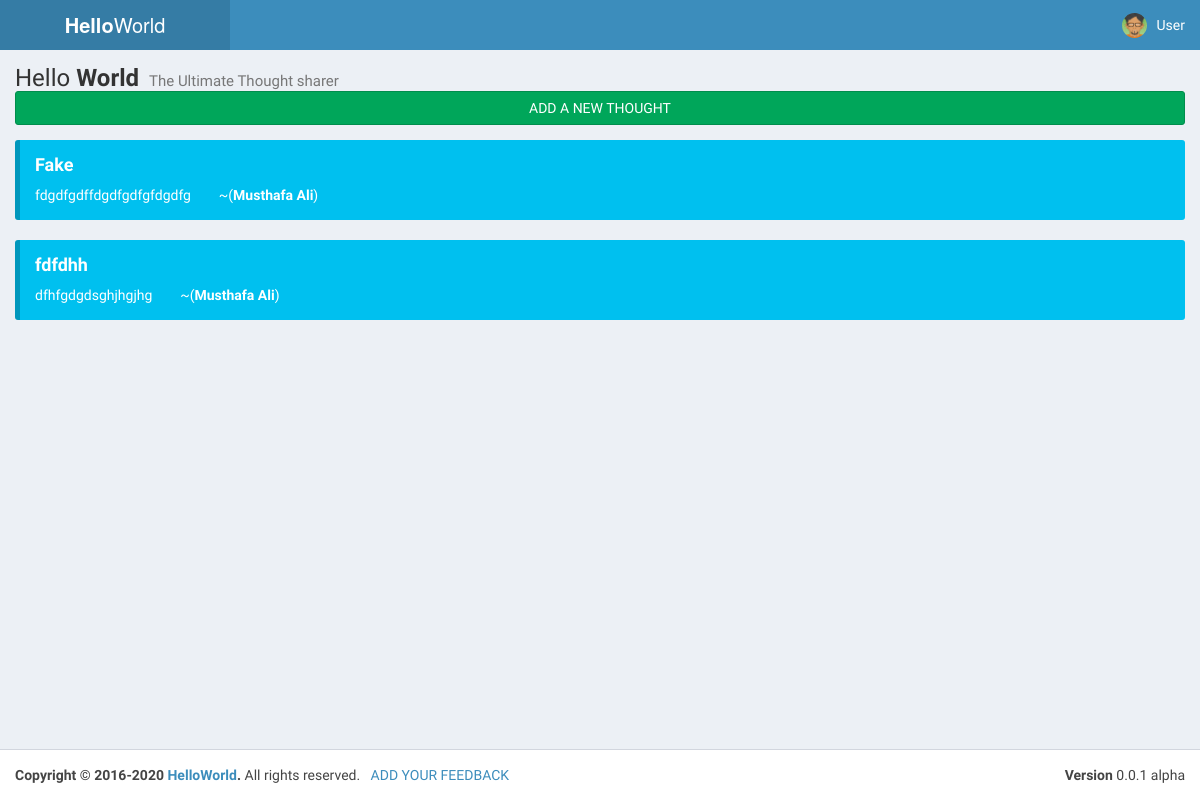
The app's page / (signed in) with its own data.
### tables this page shows
CREATE TABLE `thoughts` (
  `id` int(11) NOT NULL,
  `heading` varchar(45) NOT NULL,
  `text` text NOT NULL,
  KEY `fk_thoughts_1_idx` (`id`),
  CONSTRAINT `fk_thoughts_1` FOREIGN KEY (`id`) REFERENCES `registration` (`id`) ON DELETE NO ACTION ON UPDATE NO ACTION
);

CREATE TABLE `registration` (
  `id` int(11) NOT NULL AUTO_INCREMENT,
  `name` varchar(45) NOT NULL,
  `email` varchar(150) DEFAULT NULL,
  PRIMARY KEY (`id`),
  UNIQUE KEY `email_UNIQUE` (`email`)
);

### index.php (the view, shortened to what this page needs)
<?php
    $name = $_SESSION["name"];
    ?>
<!DOCTYPE html>
<html>
<head>
  <link rel="stylesheet" href="bootstrap/css/bootstrap.min.css">
  <link rel="stylesheet" href="https://cdnjs.cloudflare.com/ajax/libs/font-awesome/4.5.0/css/font-awesome.min.css">
  <link rel="stylesheet" href="https://cdnjs.cloudflare.com/ajax/libs/ionicons/2.0.1/css/ionicons.min.css">
  <link rel="stylesheet" href="dist/css/AdminLTE.min.css">
  <link rel="stylesheet" href="dist/css/skins/_all-skins.min.css">
</head>
<body class="hold-transition skin-blue layout-boxed sidebar-collapse">
<div class="wrapper">
  <header class="main-header">
    <a href="index2.html" class="logo">
      <span class="logo-lg"><b>Hello</b>World</span>
    </a>
    <nav class="navbar navbar-static-top">
      <div class="navbar-custom-menu">
        <ul class="nav navbar-nav">
          <li class="dropdown messages-menu">
          <li class="dropdown user user-menu">
            <a href="#" class="dropdown-toggle" data-toggle="dropdown">
              <img src="dist/img/avatar04.png" class="user-image" alt="User Image">
              <span class="hidden-xs"><?php echo $name; ?></span>
            </a>
          </li>
        </ul>
      </div>
    </nav>
  </header>
  <div class="content-wrapper">
    <section class="content-header">
      <h1>
          Hello <b>World</b>
        <small>The Ultimate Thought sharer</small>
      </h1>
      <a href="index2.php" class="btn btn-block btn-success">ADD A NEW THOUGHT</a>
    </section>
     <section class="content">
        <?php
            require 'connect.php';
            $sql = "SELECT thoughts.heading,thoughts.`text`,registration.`name` FROM foss_lab.thoughts INNER JOIN registration ON thoughts.id = registration.id ";
            $result = mysqli_query($conn, $sql);
            if (mysqli_num_rows($result) > 0) {
                while($row = mysqli_fetch_assoc($result)) {
                    echo '<div class="callout callout-info">';
                    echo '<h4>'.$row['heading'].'</h4>';
                    echo '<p>'.$row['text']; echo '&nbsp;&nbsp;&nbsp;&nbsp;&nbsp;&nbsp;&nbsp;&nbsp;~(<b>'.$row['name'].'</b>)</p></div>';
                }
            }
        ?>
    </section>
  </div>
  <footer class="main-footer">
    <div class="pull-right hidden-xs">
      <b>Version</b> 0.0.1 alpha
    </div>
    <strong>Copyright © 2016-2020 <a href="www.github.com/codali">HelloWorld</a>.</strong> All rights
    reserved.&nbsp;&nbsp;&nbsp;<a href="feed.php">ADD YOUR FEEDBACK</a>
  </footer>
</div>
</body>
</html>

### records on screen
thoughts: heading "Fake", text "fdgdfgdffdgdfgdfgfdgdfg", id.name "Musthafa Ali"
thoughts: heading "fdfdhh", text "dfhfgdgdsghjhgjhg", id.name "Musthafa Ali"

### other values on screen
$name "User"
